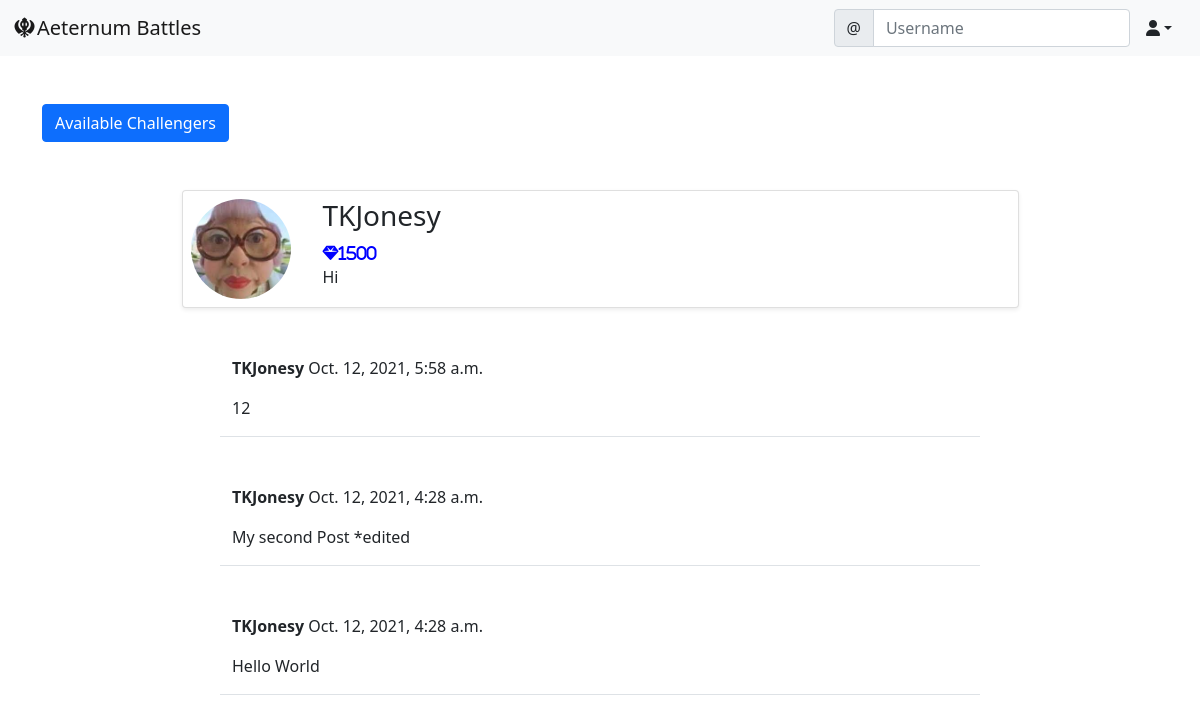
The app's page /social/profile/1/ with its own data.
### social/models.py (models this page shows, shortened)
class UserProfile(models.Model):
    objects = models.Manager()
    user = models.OneToOneField(User, primary_key=True, verbose_name='user', related_name='profile', on_delete=models.CASCADE)
    name = models.CharField(max_length=30, blank=True, null=True)
    bio = models.TextField(max_length=500, blank=True)
    picture = models.ImageField(upload_to='uploads/profile_pictures', default='uploads/profile_pictures/defaultprofile.png', blank=False)
    points = models.PositiveIntegerField(default=0, verbose_name='points')

class Post(models.Model):
    objects = models.Manager()
    body = models.TextField()
    created_on = models.DateTimeField(default=timezone.now)
    author = models.ForeignKey(User, on_delete=models.CASCADE)

### social/views.py (the view)
# urls.py: path('profile/<int:pk>/', ProfileView.as_view(), name='profile'),
class ProfileView(View):
    def get(self, request, pk, *args, **kwargs):
        profile = UserProfile.objects.get(pk=pk)
        user = profile.user
        posts = Post.objects.filter(author=user).order_by('-created_on')
        context = {
            'user': user,
            'profile': profile,
            'posts': posts,
        }
        return render(request, 'social/profile.html', context)

### social/templates/social/profile.html (shortened to what this page needs)
{% extends 'landing/base.html' %}
{% block content %}
<div class="container">
    <div class="row  mt-5">
        <div class="col-md-3 col-sm-6">
            <a href="{% url 'post-list' %}" class="btn btn-primary">Available Challengers</a>
        </div>
    </div>
    <div class=" d-flex justify-content-center">
        <div class="card shadow-sm w-75 mt-5">
            <div class="row no-gutters">
                <div class="col-auto m-2">
                    <img src="{{ profile.picture.url }}" class="rounded-circle" width="100"/>
                </div>
                <div class="col-md-8 mt-2">
                    <h3>{{ user.username }}
                    </h3>
                    <i class="fas fa-gem" style="color: blue;">{{ profile.points }}</i>
                    {% if profile.bio %}
                        <p>{{ profile.bio }}</p>
                    {% endif %}
                </div>
            </div>
        </div>
    </div>
    {% for post in posts %}
    <div class="row justify-content-center mt-5">
        <div class="col-md-8 col-sm-12 border-bottom position-relative">
            <p><strong>{{ post.author }}</strong> {{ post.created_on }}</p>
            <p>{{ post.body }}</p>
        </div>
    </div>
    {% endfor %}
</div>
{% endblock content %}

### records on screen
UserProfile: picture (picture), points "1500", bio "Hi"
Post: author "TKJonesy", created_on "Oct. 12, 2021, 5:58 a.m.", body "12"
Post: author "TKJonesy", created_on "Oct. 12, 2021, 4:28 a.m.", body "My second Post *edited"
Post: author "TKJonesy", created_on "Oct. 12, 2021, 4:28 a.m.", body "Hello World"

### other values on screen
{{ user.username }} "TKJonesy"
